Frame 1 (no input): blank canvas, image omitted
Frame 60 (the mouse pressed at the canvas centre just before this capture): blank canvas, image omitted
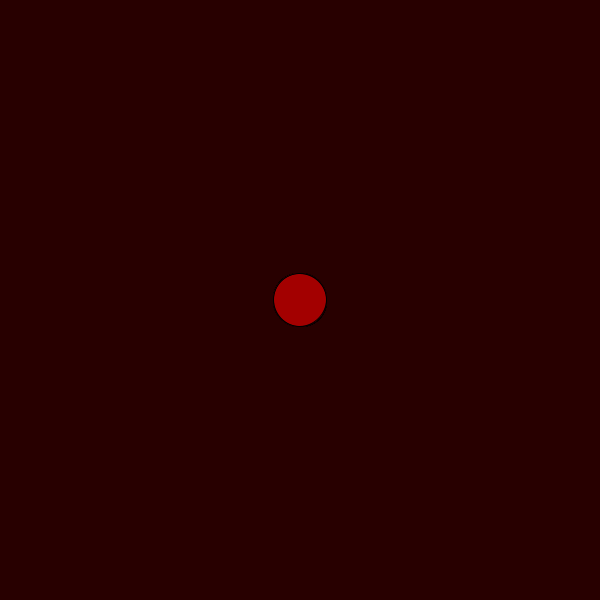
Frame 120 (the mouse held since frame 60 and released just before this capture)

The Processing sketch whose frames 1 and 60 were blank and that drew this single picture after the mouse press (run headless with seeded random() and noise(); from frame 60 on, the mouse is pressed at the canvas centre):

// Processing sketch: processing_5782
// ── processing_5782.pde

float r;
float gr;
float mini;
float maxi;

void setup () {

  size(600,600);
  background (40,0,0);
  frameRate (150);
  smooth();
  gr = 50;
}


void draw () {

  fill (random(255),0,0);


  if ((mouseX>=0.1) && (mouseX<=width-0.1)) {

    if (keyPressed) {

      switch (keyCode) {
      case UP: 
        gr+=1;
        break;

      case DOWN: 
        gr-=1;
        break;
      }

      switch (key) {
      case ' ': 
        background (40,0,0);
      }

    }

    mini = 7;
    maxi = 200;

    if (gr<mini) {
      gr=mini;
    }
    if (gr>maxi) {
      gr=maxi;
    }

    r= gr+sin(frameCount)*4;

    ellipse( mouseX, mouseY, r, r ); 

  }

}
